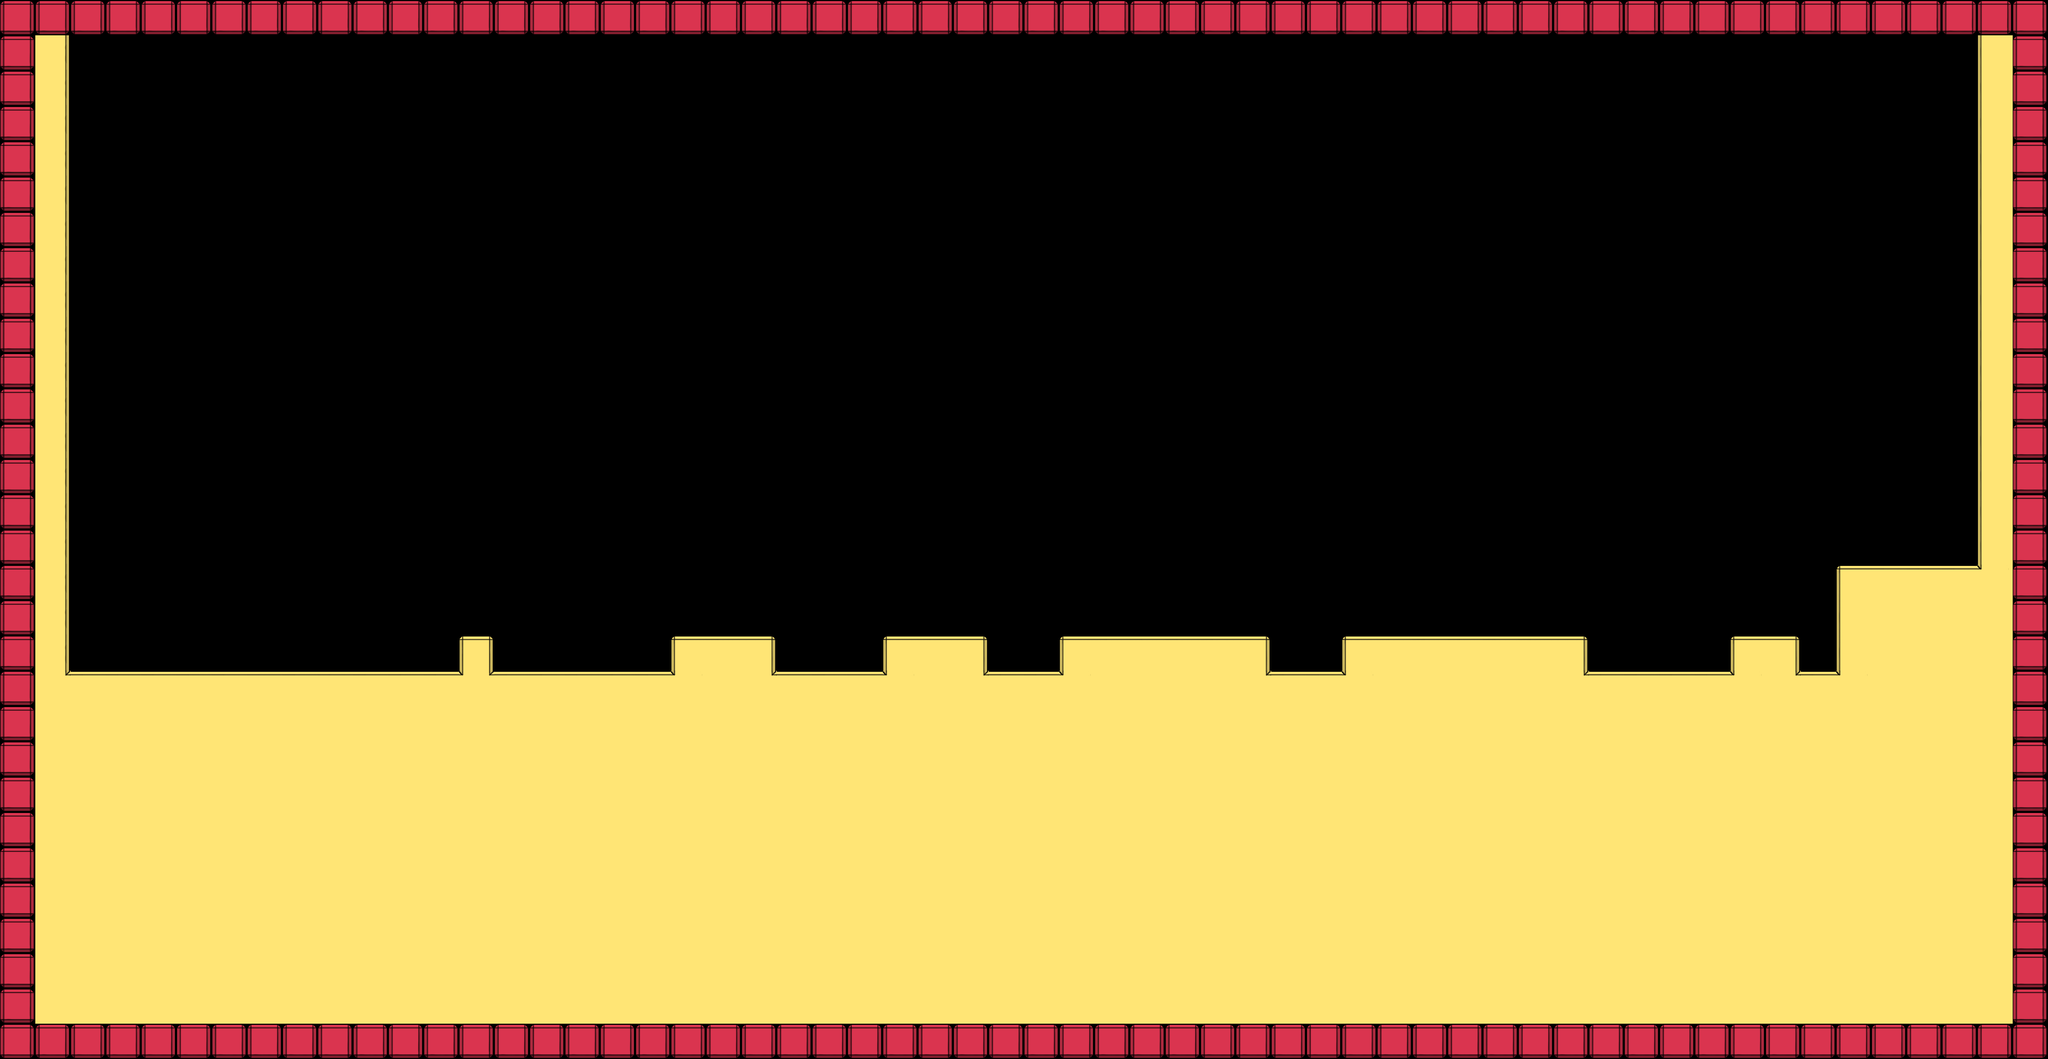

The image is a tile-based game level rendered from a .tmx file. Its description and source (layers, tilesets, objects; grid data summarised) follow:
An orthogonal 58x30 tile map with 64x64 px tiles, 27 tile layers (pointilles, deathBoxes, platforms, plat41, ...), 2 tilesets and 11 objects.

<map version="1.8" tiledversion="1.8.4" orientation="orthogonal" renderorder="right-down" width="58" height="30" tilewidth="64" tileheight="64" infinite="0" nextlayerid="43" nextobjectid="20">
 <editorsettings>
  <export target="../[gameName]/assets/images/map/L1_5.json" format="json" />
 </editorsettings>
 <tileset firstgid="1" name="tilesetProto++" tilewidth="64" tileheight="64" tilecount="64" columns="4">
  <image source="../[gameName]/assets/images/map/tilesetProto++.png" width="256" height="1024" />
 </tileset>
 <tileset firstgid="65" name="tilesetFinal" tilewidth="64" tileheight="64" tilecount="1000" columns="10">
  <image source="../[gameName]/assets/images/map/tilesetFinal.png" width="640" height="6400" />
 </tileset>
 <layer id="38" name="pointilles" width="58" height="30">
  <data>[1740 cells, 0 non-empty, 0 distinct tile ids]</data>
 </layer>
 <layer id="37" name="deathBoxes" width="58" height="30">
  <data>[1740 cells, 172 non-empty, 1 distinct tile ids]</data>
 </layer>
 <layer id="36" name="platforms" width="58" height="30">
  <data>[1740 cells, 630 non-empty, 10 distinct tile ids]</data>
 </layer>
 <group id="2" name="4beats">
  <layer id="3" name="plat41" width="58" height="30">
   <data>[1740 cells, 0 non-empty, 0 distinct tile ids]</data>
  </layer>
  <layer id="4" name="plat42" width="58" height="30">
   <data>[1740 cells, 0 non-empty, 0 distinct tile ids]</data>
  </layer>
  <layer id="6" name="plat43" width="58" height="30">
   <data>[1740 cells, 0 non-empty, 0 distinct tile ids]</data>
  </layer>
  <layer id="5" name="plat44" width="58" height="30">
   <data>[1740 cells, 0 non-empty, 0 distinct tile ids]</data>
  </layer>
  <layer id="10" name="deathbox41" width="58" height="30">
   <data>[1740 cells, 0 non-empty, 0 distinct tile ids]</data>
  </layer>
  <layer id="9" name="deathbox42" width="58" height="30">
   <data>[1740 cells, 0 non-empty, 0 distinct tile ids]</data>
  </layer>
  <layer id="8" name="deathbox43" width="58" height="30">
   <data>[1740 cells, 0 non-empty, 0 distinct tile ids]</data>
  </layer>
  <layer id="7" name="deathbox44" width="58" height="30">
   <data>[1740 cells, 0 non-empty, 0 distinct tile ids]</data>
  </layer>
 </group>
 <group id="11" name="8beats">
  <layer id="20" name="plat81" width="58" height="30">
   <data>[1740 cells, 0 non-empty, 0 distinct tile ids]</data>
  </layer>
  <layer id="21" name="plat82" width="58" height="30">
   <data>[1740 cells, 0 non-empty, 0 distinct tile ids]</data>
  </layer>
  <layer id="23" name="plat83" width="58" height="30">
   <data>[1740 cells, 0 non-empty, 0 distinct tile ids]</data>
  </layer>
  <layer id="22" name="plat84" width="58" height="30">
   <data>[1740 cells, 0 non-empty, 0 distinct tile ids]</data>
  </layer>
  <layer id="27" name="plat85" width="58" height="30">
   <data>[1740 cells, 0 non-empty, 0 distinct tile ids]</data>
  </layer>
  <layer id="26" name="plat86" width="58" height="30">
   <data>[1740 cells, 0 non-empty, 0 distinct tile ids]</data>
  </layer>
  <layer id="25" name="plat87" width="58" height="30">
   <data>[1740 cells, 0 non-empty, 0 distinct tile ids]</data>
  </layer>
  <layer id="24" name="plat88" width="58" height="30">
   <data>[1740 cells, 0 non-empty, 0 distinct tile ids]</data>
  </layer>
  <layer id="35" name="deathbox81" width="58" height="30">
   <data>[1740 cells, 0 non-empty, 0 distinct tile ids]</data>
  </layer>
  <layer id="34" name="deathbox82" width="58" height="30">
   <data>[1740 cells, 0 non-empty, 0 distinct tile ids]</data>
  </layer>
  <layer id="33" name="deathbox83" width="58" height="30">
   <data>[1740 cells, 0 non-empty, 0 distinct tile ids]</data>
  </layer>
  <layer id="32" name="deathbox84" width="58" height="30">
   <data>[1740 cells, 0 non-empty, 0 distinct tile ids]</data>
  </layer>
  <layer id="31" name="deathbox85" width="58" height="30">
   <data>[1740 cells, 0 non-empty, 0 distinct tile ids]</data>
  </layer>
  <layer id="30" name="deathbox86" width="58" height="30">
   <data>[1740 cells, 0 non-empty, 0 distinct tile ids]</data>
  </layer>
  <layer id="29" name="deathbox87" width="58" height="30">
   <data>[1740 cells, 0 non-empty, 0 distinct tile ids]</data>
  </layer>
  <layer id="28" name="deathbox88" width="58" height="30">
   <data>[1740 cells, 0 non-empty, 0 distinct tile ids]</data>
  </layer>
 </group>
 <objectgroup id="39" name="spawns">
  <object id="13" x="192" y="1088" />
 </objectgroup>
 <objectgroup id="41" name="denialSpawns">
  <object id="19" x="3136" y="1024" />
 </objectgroup>
 <objectgroup id="42" name="denialTriggers">
  <object id="4" gid="10" x="2944" y="1216" width="64" height="64" />
  <object id="5" gid="10" x="2944" y="1152" width="64" height="64" />
  <object id="6" gid="10" x="2944" y="1088" width="64" height="64" />
  <object id="7" gid="10" x="2944" y="1024" width="64" height="64" />
  <object id="8" gid="10" x="2944" y="960" width="64" height="64" />
  <object id="9" gid="10" x="2944" y="896" width="64" height="64" />
  <object id="10" gid="10" x="2944" y="832" width="64" height="64" />
  <object id="11" gid="10" x="2944" y="768" width="64" height="64" />
 </objectgroup>
 <objectgroup id="40" name="portals">
  <object id="3" gid="3" x="3424" y="960" width="64" height="64" />
 </objectgroup>
</map>
